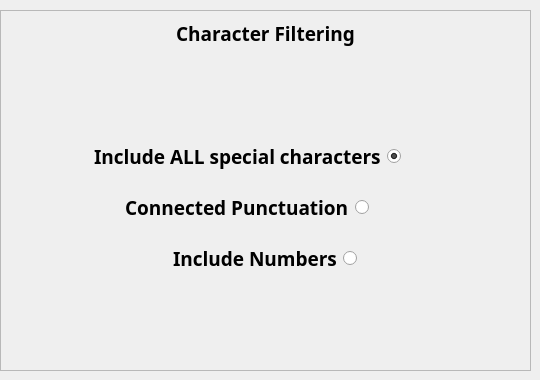
                       <widget class="QWidget" name="tab_2">
                        <attribute name="title">
                         <string>Char. Inc.</string>
                        </attribute>
                        <widget class="QFrame" name="frame_17">
                         <property name="geometry">
                          <rect>
                           <x>0</x>
                           <y>10</y>
                           <width>531</width>
                           <height>361</height>
                          </rect>
                         </property>
                         <property name="minimumSize">
                          <size>
                           <width>531</width>
                           <height>361</height>
                          </size>
                         </property>
                         <property name="maximumSize">
                          <size>
                           <width>531</width>
                           <height>361</height>
                          </size>
                         </property>
                         <property name="frameShape">
                          <enum>QFrame::StyledPanel</enum>
                         </property>
                         <property name="frameShadow">
                          <enum>QFrame::Raised</enum>
                         </property>
                         <layout class="QGridLayout" name="gridLayout_2">
                          <item row="6" column="1">
                           <spacer name="verticalSpacer_15">
                            <property name="orientation">
                             <enum>Qt::Vertical</enum>
                            </property>
                            <property name="sizeHint" stdset="0">
                             <size>
                              <width>20</width>
                              <height>40</height>
                             </size>
                            </property>
                           </spacer>
                          </item>
                          <item row="4" column="1" alignment="Qt::AlignHCenter">
                           <widget class="QFrame" name="checkBoxFrame">
                            <layout class="QGridLayout" name="gridLayout_9">
                             <item row="0" column="0">
                              <widget class="QLabel" name="stopwords_label_2">
                               <property name="font">
                                <font>
                                 <family>Play</family>
                                 <pointsize>14</pointsize>
                                 <bold>true</bold>
                                 <kerning>true</kerning>
                                </font>
                               </property>
                               <property name="toolTip">
                                <string>&lt;html&gt;&lt;head/&gt;&lt;body&gt;&lt;p&gt;&lt;span style=&quot; font-size:10pt; font-weight:400;&quot;&gt;Include/Exclude numbers&lt;/span&gt;&lt;/p&gt;&lt;/body&gt;&lt;/html&gt;</string>
                               </property>
                               <property name="text">
                                <string>Include Numbers</string>
                               </property>
                              </widget>
                             </item>
                             <item row="0" column="1">
                              <widget class="QRadioButton" name="include_number_checkbox">
                               <property name="maximumSize">
                                <size>
                                 <width>50</width>
                                 <height>20</height>
                                </size>
                               </property>
                               <property name="font">
                                <font>
                                 <family>IBM Plex Sans</family>
                                 <pointsize>10</pointsize>
                                 <bold>true</bold>
                                 <kerning>true</kerning>
                                </font>
                               </property>
                               <property name="toolTip">
                                <string>&lt;html&gt;&lt;head/&gt;&lt;body&gt;&lt;p&gt;Checked - common words will be excluded &lt;br/&gt;&lt;/p&gt;&lt;/body&gt;&lt;/html&gt;</string>
                               </property>
                               <property name="text">
                                <string/>
                               </property>
                               <property name="iconSize">
                                <size>
                                 <width>24</width>
                                 <height>24</height>
                                </size>
                               </property>
                               <property name="checkable">
                                <bool>true</bool>
                               </property>
                               <property name="checked">
                                <bool>false</bool>
                               </property>
                              </widget>
                             </item>
                            </layout>
                           </widget>
                          </item>
                          <item row="2" column="1" alignment="Qt::AlignHCenter">
                           <widget class="QFrame" name="frame">
                            <layout class="QGridLayout" name="gridLayout_8">
                             <item row="0" column="0">
                              <widget class="QLabel" name="regxp_any_character_label">
                               <property name="font">
                                <font>
                                 <family>Play</family>
                                 <pointsize>14</pointsize>
                                 <bold>true</bold>
                                 <kerning>true</kerning>
                                </font>
                               </property>
                               <property name="toolTip">
                                <string>&lt;html&gt;&lt;head/&gt;&lt;body&gt;&lt;p&gt;&lt;span style=&quot; font-size:10pt; font-weight:400;&quot;&gt;Any special characters will be trated as words&lt;/span&gt;&lt;/p&gt;&lt;/body&gt;&lt;/html&gt;</string>
                               </property>
                               <property name="text">
                                <string>Include ALL special characters</string>
                               </property>
                              </widget>
                             </item>
                             <item row="0" column="1">
                              <widget class="QRadioButton" name="regxp_any_character_checkbox">
                               <property name="minimumSize">
                                <size>
                                 <width>50</width>
                                 <height>0</height>
                                </size>
                               </property>
                               <property name="maximumSize">
                                <size>
                                 <width>50</width>
                                 <height>20</height>
                                </size>
                               </property>
                               <property name="font">
                                <font>
                                 <family>IBM Plex Sans</family>
                                 <pointsize>10</pointsize>
                                 <bold>true</bold>
                                 <kerning>true</kerning>
                                </font>
                               </property>
                               <property name="toolTip">
                                <string>&lt;html&gt;&lt;head/&gt;&lt;body&gt;&lt;p&gt;Checked - common words will be excluded &lt;br/&gt;&lt;/p&gt;&lt;/body&gt;&lt;/html&gt;</string>
                               </property>
                               <property name="text">
                                <string/>
                               </property>
                               <property name="iconSize">
                                <size>
                                 <width>24</width>
                                 <height>24</height>
                                </size>
                               </property>
                               <property name="checkable">
                                <bool>true</bool>
                               </property>
                               <property name="checked">
                                <bool>true</bool>
                               </property>
                              </widget>
                             </item>
                            </layout>
                           </widget>
                          </item>
                          <item row="4" column="2">
                           <spacer name="horizontalSpacer_20">
                            <property name="orientation">
                             <enum>Qt::Horizontal</enum>
                            </property>
                            <property name="sizeHint" stdset="0">
                             <size>
                              <width>40</width>
                              <height>20</height>
                             </size>
                            </property>
                           </spacer>
                          </item>
                          <item row="0" column="1" alignment="Qt::AlignHCenter">
                           <widget class="QLabel" name="label_Character_Filtering_Title">
                            <property name="font">
                             <font>
                              <family>IBM Plex Sans</family>
                              <pointsize>14</pointsize>
                              <bold>true</bold>
                              <kerning>true</kerning>
                             </font>
                            </property>
                            <property name="text">
                             <string>Character Filtering</string>
                            </property>
                           </widget>
                          </item>
                          <item row="4" column="0">
                           <spacer name="horizontalSpacer_19">
                            <property name="orientation">
                             <enum>Qt::Horizontal</enum>
                            </property>
                            <property name="sizeHint" stdset="0">
                             <size>
                              <width>40</width>
                              <height>20</height>
                             </size>
                            </property>
                           </spacer>
                          </item>
                          <item row="3" column="1" alignment="Qt::AlignHCenter">
                           <widget class="QFrame" name="checkBoxFrame_2">
                            <layout class="QGridLayout" name="gridLayout_10">
                             <item row="0" column="0">
                              <widget class="QLabel" name="connected_punctuation_label">
                               <property name="font">
                                <font>
                                 <family>Play</family>
                                 <pointsize>14</pointsize>
                                 <bold>true</bold>
                                 <kerning>true</kerning>
                                </font>
                               </property>
                               <property name="toolTip">
                                <string>&lt;html&gt;&lt;head/&gt;&lt;body&gt;&lt;p&gt;&lt;span style=&quot; font-size:10pt; font-weight:400;&quot;&gt;Punctuation included if connected to a word&lt;br/&gt;Example: &lt;/span&gt;&lt;/p&gt;&lt;p&gt;&lt;span style=&quot; font-size:10pt; font-weight:400;&quot;&gt;word?com (? included)&lt;/span&gt;&lt;/p&gt;&lt;p&gt;&lt;span style=&quot; font-size:10pt; font-weight:400;&quot;&gt;word ? com (? excluded)&lt;/span&gt;&lt;/p&gt;&lt;/body&gt;&lt;/html&gt;</string>
                               </property>
                               <property name="text">
                                <string>Connected Punctuation</string>
                               </property>
                              </widget>
                             </item>
                             <item row="0" column="1">
                              <widget class="QRadioButton" name="connected_punctuation_checkbox">
                               <property name="minimumSize">
                                <size>
                                 <width>50</width>
                                 <height>0</height>
                                </size>
                               </property>
                               <property name="maximumSize">
                                <size>
                                 <width>50</width>
                                 <height>20</height>
                                </size>
                               </property>
                               <property name="font">
                                <font>
                                 <family>IBM Plex Sans</family>
                                 <pointsize>10</pointsize>
                                 <bold>true</bold>
                                 <kerning>true</kerning>
                                </font>
                               </property>
                               <property name="toolTip">
                                <string>&lt;html&gt;&lt;head/&gt;&lt;body&gt;&lt;p&gt;Checked - common words will be excluded &lt;br/&gt;&lt;/p&gt;&lt;/body&gt;&lt;/html&gt;</string>
                               </property>
                               <property name="text">
                                <string/>
                               </property>
                               <property name="iconSize">
                                <size>
                                 <width>24</width>
                                 <height>24</height>
                                </size>
                               </property>
                               <property name="checkable">
                                <bool>true</bool>
                               </property>
                               <property name="checked">
                                <bool>false</bool>
                               </property>
                              </widget>
                             </item>
                            </layout>
                           </widget>
                          </item>
                          <item row="1" column="1">
                           <spacer name="verticalSpacer_16">
                            <property name="orientation">
                             <enum>Qt::Vertical</enum>
                            </property>
                            <property name="sizeHint" stdset="0">
                             <size>
                              <width>20</width>
                              <height>40</height>
                             </size>
                            </property>
                           </spacer>
                          </item>
                         </layout>
                        </widget>
                       </widget>
